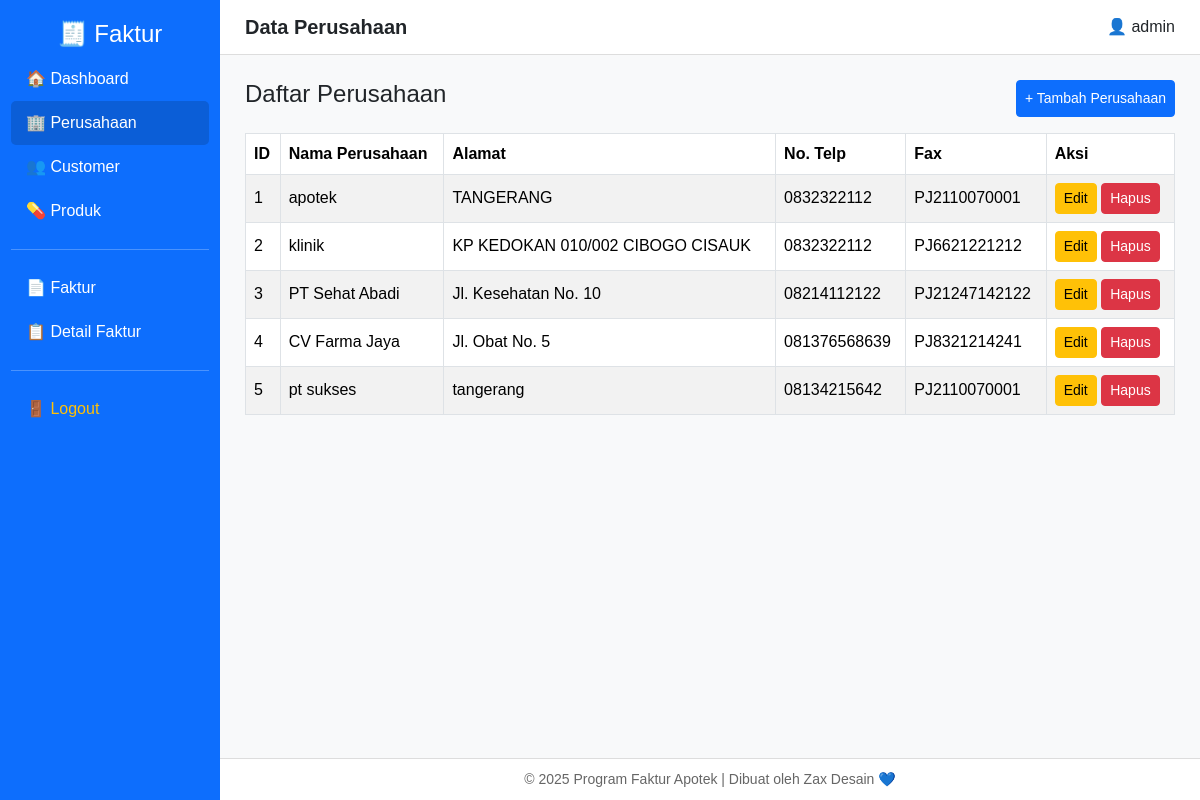
/perusahaan.php (signed in), run on the app's committed database.
### tables this page shows
CREATE TABLE `perusahaan` (
  `id_perusahaan` int(11) NOT NULL,
  `nama_perusahaan` varchar(100) NOT NULL,
  `alamat` text DEFAULT NULL,
  `no_telp` varchar(20) DEFAULT NULL,
  `fax` varchar(20) DEFAULT NULL
);

### perusahaan.php (the view, shortened to what this page needs)
<?php
include '../koneksi.php';
?>
<!DOCTYPE html>
<html lang="id">
<head>
<link href="https://cdn.jsdelivr.net/npm/bootstrap@5.3.3/dist/css/bootstrap.min.css" rel="stylesheet">
</head>
<body>
<div class="sidebar">
    <h4>🧾 Faktur</h4>
    <a href="../dashboard.php">🏠 Dashboard</a>
    <a href="perusahaan.php" style="background:#0b5ed7;">🏢 Perusahaan</a>
    <a href="customer.php">👥 Customer</a>
    <a href="produk.php">💊 Produk</a>
    <hr style="width:90%;border-color:white">
    <a href="../transaksi/faktur.php">📄 Faktur</a>
    <a href="../transaksi/detail_faktur.php">📋 Detail Faktur</a>
    <hr style="width:90%;border-color:white">
    <a href="../logout.php" class="text-warning">🚪 Logout</a>
</div>
<div class="main">
<header>
    <h2>Data Perusahaan</h2>
    <span>👤 <?php echo $_SESSION['username']; ?></span>
</header>
<div class="content">
    <div class="d-flex justify-content-between mb-3">
        <h4>Daftar Perusahaan</h4>
        <button class="btn btn-primary btn-sm" data-bs-toggle="modal" data-bs-target="#modalPerusahaan">+ Tambah Perusahaan</button>
    </div>
    <table class="table table-bordered table-striped align-middle">
        <thead>
            <tr>
                <th>ID</th>
                <th>Nama Perusahaan</th>
                <th>Alamat</th>
                <th>No. Telp</th>
                <th>Fax</th>
                <th>Aksi</th>
            </tr>
        </thead>
        <tbody>
            <?php
            $data = $koneksi->query("SELECT * FROM perusahaan");
            if ($data->num_rows > 0) {
                while ($d = $data->fetch_assoc()) {
                    echo "
                    <tr>
                        <td>{$d['id_perusahaan']}</td>
                        <td>{$d['nama_perusahaan']}</td>
                        <td>{$d['alamat']}</td>
                        <td>{$d['no_telp']}</td>
                        <td>{$d['fax']}</td>
                        <td>
                            <a href='?edit={$d['id_perusahaan']}' class='btn btn-sm btn-warning'>Edit</a>
                            <a href='?hapus={$d['id_perusahaan']}' onclick='return confirm(\"Yakin hapus perusahaan ini?\")' class='btn btn-sm btn-danger'>Hapus</a>
                        </td>
                    </tr>";
                }
            } else {
                echo "<tr><td colspan='6' class='text-center'>Belum ada data perusahaan</td></tr>";
            }
            ?>
        </tbody>
    </table>
</div>
<footer>
    © 2025 Program Faktur Apotek | Dibuat oleh Zax Desain 💙
</footer>
</div>
</body>
</html>

### perusahaan.php (style rules this page uses)
body { margin:0;background:#f8f9fa;display:flex;height:100vh;overflow:hidden;font-family:"Poppins",sans-serif }
.sidebar { width:220px;background:#0d6efd;color:white;display:flex;flex-direction:column;align-items:center;padding-top:20px;position:fixed;left:0;top:0;bottom:0 }
.sidebar a { color:white;text-decoration:none;display:block;padding:10px 15px;width:90%;border-radius:5px }
.main { margin-left:220px;flex:1;display:flex;flex-direction:column }
header { background:white;border-bottom:1px solid #ddd;padding:15px 25px;display:flex;justify-content:space-between;align-items:center }
header h2 { margin:0;font-size:20px;font-weight:600 }
.content { flex-grow:1;padding:25px;overflow-y:auto }
footer { background:white;border-top:1px solid #ddd;padding:10px;text-align:center;font-size:14px;color:#666 }
.table thead { background:#0d6efd;color:white }

### data on the page
perusahaan: id_perusahaan "1", nama_perusahaan "apotek", alamat "TANGERANG", no_telp "0832322112", fax "PJ2110070001"
perusahaan: id_perusahaan "2", nama_perusahaan "klinik", alamat "KP KEDOKAN 010/002 CIBOGO CISAUK", no_telp "0832322112", fax "PJ6621221212"
perusahaan: id_perusahaan "3", nama_perusahaan "PT Sehat Abadi", alamat "Jl. Kesehatan No. 10", no_telp "08214112122", fax "PJ21247142122"
perusahaan: id_perusahaan "4", nama_perusahaan "CV Farma Jaya", alamat "Jl. Obat No. 5", no_telp "081376568639", fax "PJ8321214241"
perusahaan: id_perusahaan "5", nama_perusahaan "pt sukses", alamat "tangerang", no_telp "08134215642", fax "PJ2110070001"

### other printed values
$_SESSION['username'] "admin"
